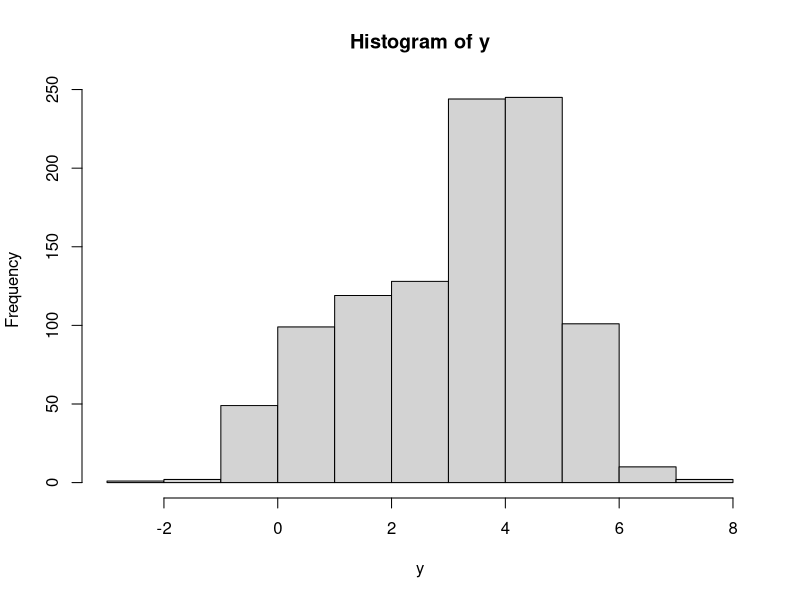
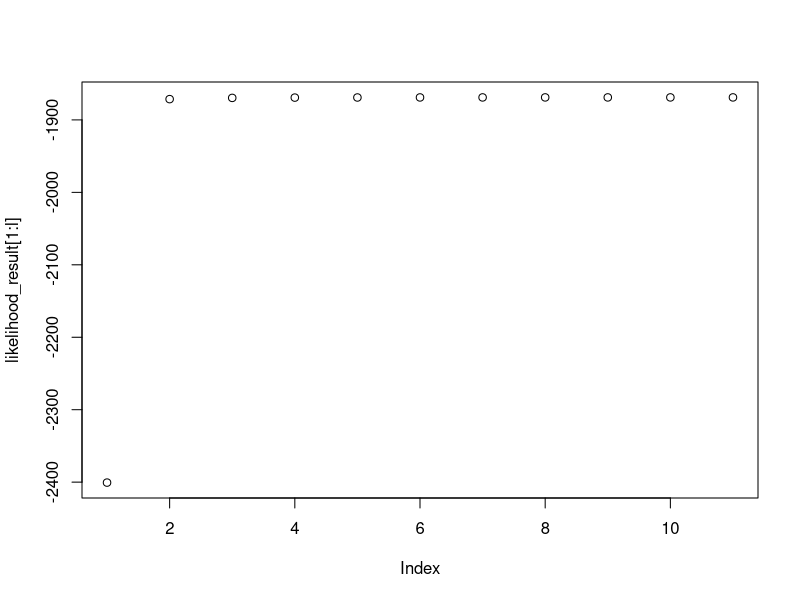

The R script that drew these images, in order: (Note: this script raises an error after producing the figures.)
#-------------------------------------------------------------------
# Update Date: 02/03/2019
# Goal: test gradient descent and EM algorithm on mixture normal example
# Author: Haoyu Zhang
#-------------------------------------------------------------------
#---------------------------------------#---------------------------------------
n <- 1000
mu1 = 1
mu2 = 4
p = 0.3
p1 = rbinom(n,1,p)
y = p1*rnorm(n,mu1,1)+(1-p1)*rnorm(n,mu2,1)
hist(y)


######gradient decent
mu1_start = 0
mu2_start = 5
p0 = 0.5
gr_p <- function(y,mu1_old,mu2_old,p_old){
  temp = (dnorm(y,mu1_old)-dnorm(y,mu2_old))/
        (p_old*dnorm(y,mu1_old)+(1-p_old)*dnorm(y,mu2_old))
  return(sum(temp))
}
gr_mu1 = function(y,mu1_old,mu2_old,p_old){
  temp = (p_old*dnorm(y,mu1_old)*(y-mu1_old))/
    (p_old*dnorm(y,mu1_old)+(1-p_old)*dnorm(y,mu2_old))
  return(sum(temp))
} 
gr_mu2 = function(y,mu1_old,mu2_old,p_old){
  temp = ((1-p_old)*dnorm(y,mu2_old)*(y-mu2_old))/
    (p_old*dnorm(y,mu1_old)+(1-p_old)*dnorm(y,mu2_old))
  return(sum(temp))
} 

mu1_old = mu1_start
mu2_old = mu2_start
p_old = p0
step = 300
alpha = 1/(10*n)
tol = 0.001
for(l in 1:step){
mu_p_vec_old <- c(mu1_old,mu2_old,p_old)
print(mu_p_vec_old)
p_new = p_old + alpha*gr_p(y,mu1_old,mu2_old,p_old)
mu1_new = mu1_old + alpha*gr_mu1(y,mu1_old,mu2_old,p_new)
mu2_new = mu2_old + alpha*gr_mu2(y,mu1_new,mu2_old,p_new)
mu_p_vec_new <- c(mu1_new,mu2_new,p_new)
error = max(abs(mu_p_vec_new-mu_p_vec_old))
if(error<tol){
  break
}
mu1_old = mu1_new
mu2_old = mu2_new
p_old = p_new
}


#######EM algorithm
#######E step
w = rep(0,n)
PostFun <- function(y,mu1_old,mu2_old,p_old){
  result <- dnorm(y,mu1_old)*p_old/
    (dnorm(y,mu1_old)*p_old+dnorm(y,mu2_old)*(1-p_old))
  return(result)
}
#######M step
MstepFun <- function(y,w){
  mu1_new = sum(y*w)/sum(w)
  mu2_new = sum(y*(1-w))/sum(1-w)
  p_new = sum(w)/length(y)
  return(list(mu1_new,mu2_new,p_new))
}
#######M step
ObsLihfun <- function(y,mu1_old,mu2_old,p_old){
  return(sum(log(dnorm(y,mu1_old)*p_old+dnorm(y,mu2_old)*(1-p_old))))
}
#######EM step
mu1_start = 0
mu2_start = 5
p0 = 0.5
mu1_old = mu1_start
mu2_old = mu2_start
p_old = p0
step = 300
tol = 0.001
likelihood_result <- rep(0,step)
for(l in 1:step){
  mu_p_vec_old <- c(mu1_old,mu2_old,p_old)
  w <- PostFun(y,mu1_old,mu2_old,p_old)
  likelihood_result[l] <- ObsLihfun(y,mu1_old,mu2_old,p_old)
  print(mu_p_vec_old)
  Mstep_result <- MstepFun(y,w)
  
  p_new = Mstep_result[[3]]
  mu1_new = Mstep_result[[1]]
  mu2_new = Mstep_result[[2]]
  mu_p_vec_new <- c(mu1_new,mu2_new,p_new)
  error = max(abs(mu_p_vec_new-mu_p_vec_old))
  if(error<tol){
    break
  }
  mu1_old = mu1_new
  mu2_old = mu2_new
  p_old = p_new
}
plot(likelihood_result[1:l])
min(diff(likelihood_result[1:l]))>0


####test the MM algorithm
####beta_new = beta_old +4*(t(x)x)^-1%*%t(x)(Y-P)
n <- 1000
x1 = rnorm(n,0,1)
x2 = rnorm(n,0,2)
p = logit_inver(1+2*x1+4*x2)
beta_old = c(0,0,0)
y = rbinom(n,1,p)
#glm(y~cbind(x1,x2),family=binomial(logit))
x <- cbind(1,x1,x2)
time1 = proc.time()
for(h in 1:1000){
  n <- 1000
  x1 = rnorm(n,0,1)
  x2 = rnorm(n,0,2)
  p = logit_inver(1+2*x1+4*x2)
  beta_old = c(0,0,0)
  y = rbinom(n,1,p)
  #glm(y~cbind(x1,x2),family=binomial(logit))
  x <- cbind(1,x1,x2)
  xx.inver.xt <- solve(t(x)%*%x)%*%t(x)
  tol = 0.001
  for(l in 1:1000){
    #print(beta_old)
    p_old <- logit_inver(x%*%beta_old)
    beta_new = beta_old + 4*xx.inver.xt%*%(y-p_old)
    error = max(abs(beta_new-beta_old))
    if(error<tol){
      break
    }
    beta_old = beta_new
  }
  
}
time1 = proc.time()-time1 

#gradient descent
time2 = proc.time()
for(h in 1:1000){
  n <- 1000
  x1 = rnorm(n,0,1)
  x2 = rnorm(n,0,2)
  p = logit_inver(1+2*x1+4*x2)
  beta_old = c(0,0,0)
  y = rbinom(n,1,p)
  #glm(y~cbind(x1,x2),family=binomial(logit))
  x <- cbind(1,x1,x2)
  alpha = 1/n
  tol = 0.001
  for(l in 1:1000){
    #print(beta_old)
    p_old <- logit_inver(x%*%beta_old)
    beta_new = beta_old + alpha*t(x)%*%(y-p_old)
    error = max(abs(beta_new-beta_old))
    if(error<tol){
      break
    }
    beta_old = beta_new
  }
  
}
time2 = proc.time()-time2

#glm 
time3 = proc.time()
for(h in 1:1000){
  n <- 1000
  x1 = rnorm(n,0,1)
  x2 = rnorm(n,0,2)
  p = logit_inver(1+2*x1+4*x2)
  beta_old = c(0,0,0)
  y = rbinom(n,1,p)
  x <- cbind(1,x1,x2)
  w = matrix(0,n,n)
  tol = 0.001
  for(l in 1:1000){
   # print(beta_old)
    p_old <- logit_inver(x%*%beta_old)
    diag(w) = p_old*(1-p_old)
    beta_new = beta_old + solve(t(x)%*%w%*%x)%*%t(x)%*%(y-p_old)
    #beta_new = beta_old + 4*xx.inver.xt%*%(y-p_old)
    error = max(abs(beta_new-beta_old))
    if(error<tol){
      break
    }
    beta_old = beta_new
  }
  
 
 
  
}
time3 = proc.time()-time3

